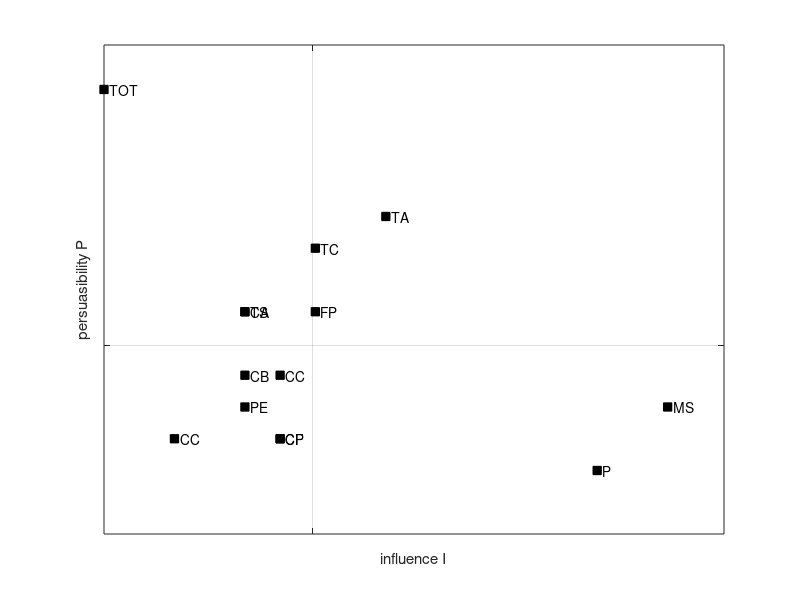

Here is the MATLAB script that generated this plot:
%% Papiercomputer
% ═════════════════════════════════════════════════════════════════════════
% Performs an analysis of simualtion data compared to measurement data, in
% order to provide the key values for model validation. Creating table and
% figure of papercomputer analysis.
% ─────────────────────────────────────────────────────────────────────────
% Author:  sizuest                   Copyright (c) 2012 by Inspire AG, ETHZ
% Date:    15.03.2012                All rights reserved
% Version: 0.1
% ═════════════════════════════════════════════════════════════════════════

%% Load data
load('PaperComputer/PaperComputerData')


%% Calculation
B = sum(data.weights,1);
E = sum(data.weights,2);

% weight
W = sum(B)/length(B);

%% Plotting

f = figure;

plot(E,B,'ks','MarkerFaceColor','k'); hold on
grid on

xlabel('influence I')
ylabel('persuasibility P');

axis([0 max(E)*1.1 0 max(B)*1.1]);

textoffset = max(E) * 0.01;

for i=1:length(B)
    text(E(i)+textoffset, B(i), data.shortnames{i})
end

set(gca, 'XTick', W, 'YTick', W, 'XTickLabel' , '', 'YTickLabel', '');

%% Table

cols = 'lc';
for i=1:length(B)
    cols = [cols 'c'];
end

tex_out = [ '\\begin{table}\n', ...
            '\t\\centering\n', ...
            '\t\\footnotesize\n', ...
            '\t\\begin{tabular}{' cols '}\n', ...
            '\t\\toprule', ...
            '\t\tInfluence of $\\downarrow$ on $\\rightarrow$&\t'];
for i=1:length(data.names)
    tex_out = [ tex_out '\t& \\rotatebox{90}{' data.names{i} '}'];
end
tex_out = [ tex_out '\\\\\n' ...
            '\t\\midrule\n' ];

for i=1:length(data.names)
    tex_out = [ tex_out '\t\t' data.names{i} '\t& ' data.shortnames{i} '\t& '];

    for j=1:length(B)
        if j==i
            tex_out = [ tex_out '-- ' ];
        else
            tex_out = [ tex_out num2str(data.weights(i,j)) ];
        end
        if j==length(B)
            tex_out = [tex_out '\\\\\n'];
        else
            tex_out = [tex_out '\t& '];
        end
    end
end

tex_out = [ tex_out '\t\t\\midrule\n' ];

tex_out = [ tex_out '\t\tPersuasibility \t& \t& '];
for j=1:length(B)
    tex_out = [ tex_out num2str(B(j))];
    if j==length(B)
        tex_out = [tex_out '\\\\\n'];
    else
        tex_out = [tex_out '\t& '];
    end
end

tex_out = [ tex_out '\t\tInfluence \t& \t& '];
for j=1:length(B)
    tex_out = [ tex_out num2str(E(j))];
    if j==length(B)
        tex_out = [tex_out '\\\\\n'];
    else
        tex_out = [tex_out '\t& '];
    end
end

tex_out = [tex_out '\t\tLimit\t& ' sprintf('%1.1f', W) '\\\\\n'];


tex_out = [ tex_out  '\t\t\\bottomrule\n' ...
                     '\t\\end{tabular}\n' ...
                     '\t\\normalsize\n' ...
                     '\t\\caption[\\TODO]{\\TODO}\n' ...
                     '\\end{table}\n'];




%% Saving

try
    id = fopen([ 'PaperComputerOut.tex'], 'w');
    fprintf(id, tex_out);
    fclose(id);
catch
    error('Can''t open file');
end
